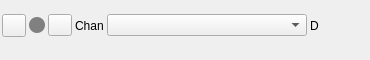
<?xml version="1.0" encoding="UTF-8"?>
<ui version="4.0">
 <class>JogdialControllerGUI</class>
 <widget class="RollupContents" name="JogdialControllerGUI">
  <property name="geometry">
   <rect>
    <x>0</x>
    <y>0</y>
    <width>370</width>
    <height>60</height>
   </rect>
  </property>
  <property name="sizePolicy">
   <sizepolicy hsizetype="Expanding" vsizetype="Fixed">
    <horstretch>0</horstretch>
    <verstretch>0</verstretch>
   </sizepolicy>
  </property>
  <property name="minimumSize">
   <size>
    <width>360</width>
    <height>60</height>
   </size>
  </property>
  <property name="maximumSize">
   <size>
    <width>370</width>
    <height>16777215</height>
   </size>
  </property>
  <property name="font">
   <font>
    <family>Liberation Sans</family>
    <pointsize>9</pointsize>
   </font>
  </property>
  <property name="windowTitle">
   <string>Jogdial Controller</string>
  </property>
  <widget class="QWidget" name="settingsContainer" native="true">
   <property name="geometry">
    <rect>
     <x>0</x>
     <y>0</y>
     <width>360</width>
     <height>51</height>
    </rect>
   </property>
   <property name="sizePolicy">
    <sizepolicy hsizetype="Expanding" vsizetype="Preferred">
     <horstretch>0</horstretch>
     <verstretch>0</verstretch>
    </sizepolicy>
   </property>
   <property name="minimumSize">
    <size>
     <width>360</width>
     <height>0</height>
    </size>
   </property>
   <property name="windowTitle">
    <string>Settings</string>
   </property>
   <layout class="QVBoxLayout" name="verticalLayout">
    <property name="spacing">
     <number>3</number>
    </property>
    <property name="leftMargin">
     <number>2</number>
    </property>
    <property name="topMargin">
     <number>2</number>
    </property>
    <property name="rightMargin">
     <number>2</number>
    </property>
    <property name="bottomMargin">
     <number>2</number>
    </property>
    <item>
     <layout class="QHBoxLayout" name="mainLayout">
      <item>
       <widget class="ButtonSwitch" name="startStop">
        <property name="toolTip">
         <string>start/stop plugin</string>
        </property>
        <property name="text">
         <string/>
        </property>
        <property name="icon">
         <iconset resource="../../../sdrgui/resources/res.qrc">
          <normaloff>:/play.png</normaloff>
          <normalon>:/stop.png</normalon>:/play.png</iconset>
        </property>
       </widget>
      </item>
      <item>
       <widget class="QLabel" name="focusIndicator">
        <property name="sizePolicy">
         <sizepolicy hsizetype="Maximum" vsizetype="Maximum">
          <horstretch>0</horstretch>
          <verstretch>0</verstretch>
         </sizepolicy>
        </property>
        <property name="minimumSize">
         <size>
          <width>16</width>
          <height>16</height>
         </size>
        </property>
        <property name="toolTip">
         <string>Idle</string>
        </property>
        <property name="styleSheet">
         <string notr="true">QLabel { background-color: gray; border-radius: 8px; }</string>
        </property>
        <property name="text">
         <string/>
        </property>
       </widget>
      </item>
      <item>
       <widget class="QPushButton" name="devicesRefresh">
        <property name="maximumSize">
         <size>
          <width>24</width>
          <height>16777215</height>
         </size>
        </property>
        <property name="toolTip">
         <string>Refresh indexes of available device sets</string>
        </property>
        <property name="text">
         <string/>
        </property>
        <property name="icon">
         <iconset resource="../../../sdrgui/resources/res.qrc">
          <normaloff>:/recycle.png</normaloff>:/recycle.png</iconset>
        </property>
       </widget>
      </item>
      <item>
       <widget class="QLabel" name="channelLabel">
        <property name="text">
         <string>Chan</string>
        </property>
       </widget>
      </item>
      <item>
       <widget class="QComboBox" name="channels">
        <property name="minimumSize">
         <size>
          <width>200</width>
          <height>0</height>
         </size>
        </property>
        <property name="toolTip">
         <string>Channel to control</string>
        </property>
       </widget>
      </item>
      <item>
       <widget class="QLabel" name="controlLabel">
        <property name="toolTip">
         <string>Device (D) or channel (C) control</string>
        </property>
        <property name="text">
         <string>D</string>
        </property>
       </widget>
      </item>
      <item>
       <spacer name="horizontalSpacer">
        <property name="orientation">
         <enum>Qt::Horizontal</enum>
        </property>
        <property name="sizeHint" stdset="0">
         <size>
          <width>40</width>
          <height>20</height>
         </size>
        </property>
       </spacer>
      </item>
     </layout>
    </item>
   </layout>
  </widget>
 </widget>
 <customwidgets>
  <customwidget>
   <class>ButtonSwitch</class>
   <extends>QToolButton</extends>
   <header>gui/buttonswitch.h</header>
  </customwidget>
  <customwidget>
   <class>RollupContents</class>
   <extends>QWidget</extends>
   <header>gui/rollupcontents.h</header>
   <container>1</container>
  </customwidget>
 </customwidgets>
 <resources>
  <include location="../../../sdrgui/resources/res.qrc"/>
 </resources>
 <connections/>
</ui>
